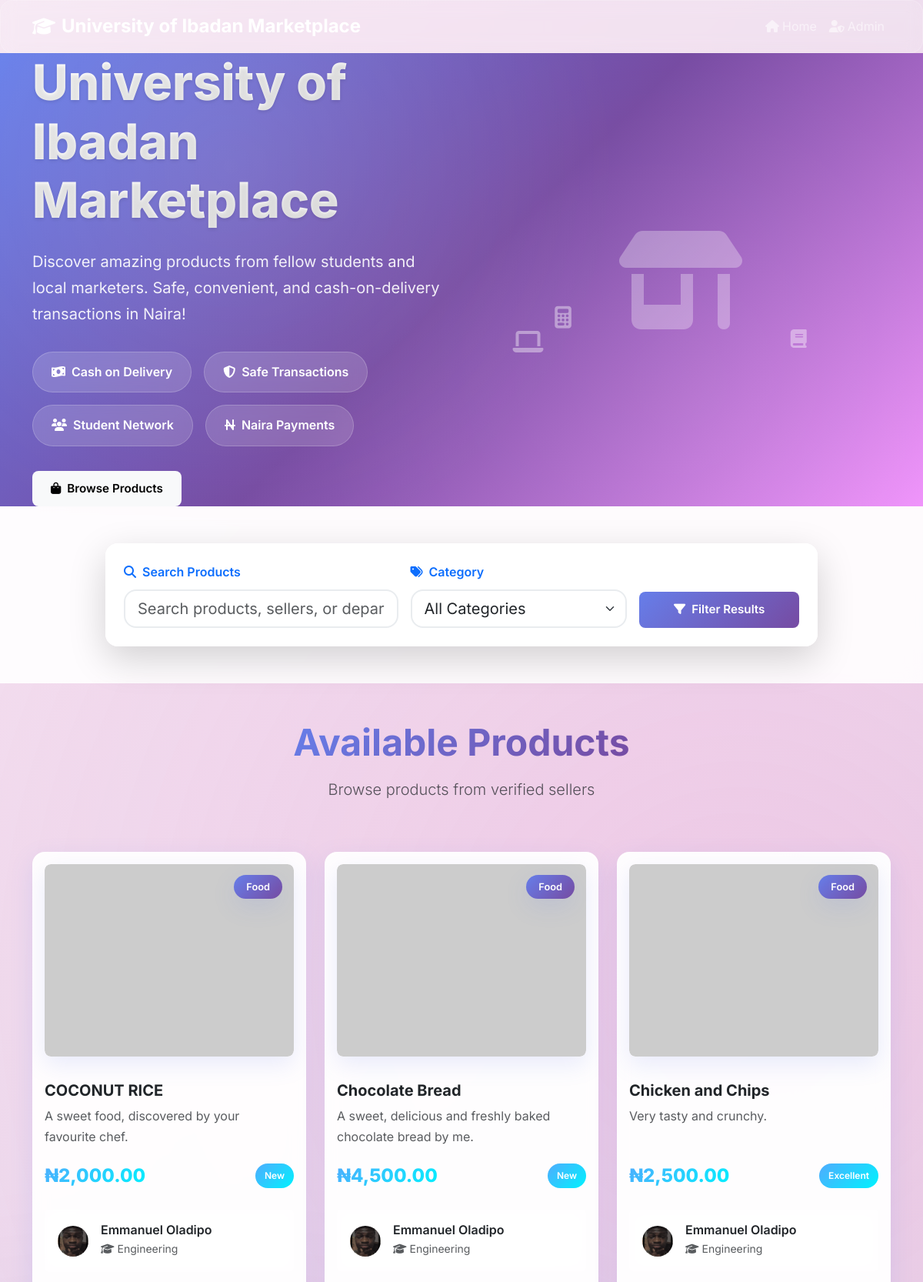
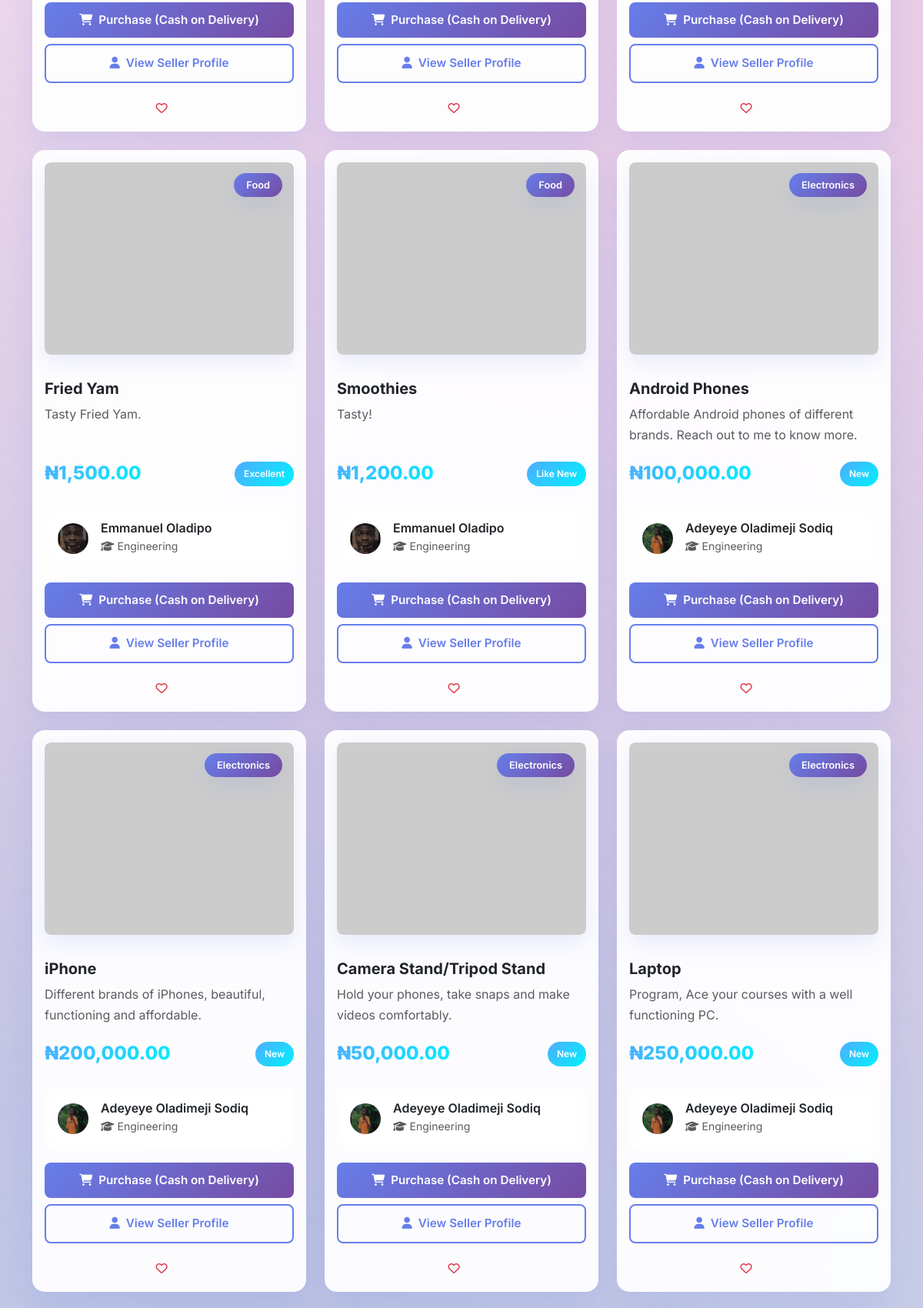
The page / (upper part) on the database its author committed (2 pictures, top to bottom).
### models.py (models this page shows, shortened)
class University(db.Model):
    __tablename__ = 'university'
    id = Column(Integer, primary_key=True)
    name = Column(String(200), nullable=False)
    logo_url = Column(String(500))
    primary_color = Column(String(7), default='#007bff')
    secondary_color = Column(String(7), default='#28a745')
    accent_color = Column(String(7), default='#ffc107')
    updated_at = Column(DateTime, default=datetime.utcnow)

class Product(db.Model):
    __tablename__ = 'products'
    id = Column(Integer, primary_key=True)
    seller_id = Column(Integer, ForeignKey('sellers.id'), nullable=False)
    name = Column(String(200), nullable=False)
    description = Column(Text, nullable=False)
    price = Column(Float, nullable=False)
    category = Column(String(50), nullable=False)
    condition = Column(String(50), default='Good')
    image_url = Column(String(500))
    is_available = Column(Boolean, default=True)
    created_at = Column(DateTime, default=datetime.utcnow)
    seller = relationship("Seller", back_populates="products")

class Seller(db.Model):
    __tablename__ = 'sellers'
    id = Column(Integer, primary_key=True)
    name = Column(String(100), nullable=False)
    department = Column(String(100), nullable=False)
    email = Column(String(120), unique=True, nullable=False)
    phone = Column(String(20), nullable=False)
    profile_image_url = Column(String(500))
    bio = Column(Text)
    rating = Column(Float, default=0.0)
    is_active = Column(Boolean, default=True)
    created_at = Column(DateTime, default=datetime.utcnow)
    products = relationship("Product", back_populates="seller", cascade="all, delete-orphan")

### routes.py (the view, shortened to what this page needs)
@app.route('/')
def index():
    search_query = request.args.get('search', '')
    category_filter = request.args.get('category', '')
    university = University.query.first()
    query = db.session.query(Product).join(Seller).filter(Seller.is_active == True, Product.is_available == True)
    if category_filter:
        query = query.filter(Product.category == category_filter)
    products = query.all()
    categories = db.session.query(Product.category).distinct().order_by(Product.category).all()
    categories = [cat[0] for cat in categories]
    return render_template('index.html', products=products, categories=categories, search_query=search_query, category_filter=category_filter, university=university)

### main.py (called while the page is built)
@app.before_request
def before_first_request():
    if not hasattr(app, '_database_initialized'):
        with app.app_context():
            init_database()  # This will create your admin user and university settings
        app._database_initialized = True

### routes.py (called while the page is built)
@app.template_filter('currency')
def currency_filter(value):
    return f"\u20a6{value:,.2f}"

@app.context_processor
def inject_globals():
    university = University.query.first()
    return {
        'admin_logged_in': session.get('admin_logged_in', False),
        'university': university
    }

### templates/index.html (shortened to what this page needs)
{% extends "base.html" %}
{% block content %}
<section class="hero-section text-white">
    <div class="container">
        <div class="row align-items-center min-vh-70">
            <div class="col-lg-6 hero-content">
                <h1 class="hero-title">{{ university.name if university else 'University Marketplace' }}</h1>
                <p class="hero-subtitle">Discover amazing products from fellow students and local marketers. Safe, convenient, and cash-on-delivery transactions in Naira!</p>
                <div class="hero-badges">
                    <span class="hero-badge">
                        <i class="fas fa-money-bill-wave me-2"></i>Cash on Delivery
                    </span>
                    <span class="hero-badge">
                        <i class="fas fa-shield-alt me-2"></i>Safe Transactions
                    </span>
                    <span class="hero-badge">
                        <i class="fas fa-users me-2"></i>Student Network
                    </span>
                    <span class="hero-badge">
                        <i class="fas fa-naira-sign me-2"></i>Naira Payments
                    </span>
                </div>
                <div class="d-flex gap-3 mt-4">
                    <a href="#products" class="btn btn-light btn-lg px-4">
                        <i class="fas fa-shopping-bag me-2"></i>Browse Products
                    </a>
                </div>
            </div>
            <div class="col-lg-6">
                <div class="text-center">
                    <div class="hero-graphic">
                        <i class="fas fa-store-alt" style="font-size: 8rem; color: rgba(255,255,255,0.3);"></i>
                        <div class="floating-icons">
                            <i class="fas fa-laptop" style="position: absolute; top: 20%; left: 10%; font-size: 2rem; color: rgba(255,255,255,0.4); animation: float 3s ease-in-out infinite;"></i>
                            <i class="fas fa-book" style="position: absolute; top: 40%; right: 20%; font-size: 1.5rem; color: rgba(255,255,255,0.4); animation: float 4s ease-in-out infinite reverse;"></i>
                            <i class="fas fa-calculator" style="position: absolute; bottom: 30%; left: 20%; font-size: 1.8rem; color: rgba(255,255,255,0.4); animation: float 3.5s ease-in-out infinite;"></i>
                        </div>
                    </div>
                </div>
            </div>
        </div>
    </div>
</section>
<section class="py-5" style="background: rgba(255, 255, 255, 0.9); backdrop-filter: blur(10px);">
    <div class="container">
        <div class="row justify-content-center">
            <div class="col-lg-10">
                <form method="GET" class="card border-0 shadow-lg p-4">
                    <div class="row g-3 align-items-end">
                        <div class="col-md-5">
                            <label class="form-label fw-semibold text-primary">
                                <i class="fas fa-search me-2"></i>Search Products
                            </label>
                            <input type="text" class="form-control form-control-lg" name="search"
                                   placeholder="Search products, sellers, or departments..."
                                   value="{{ search_query }}">
                        </div>
                        <div class="col-md-4">
                            <label class="form-label fw-semibold text-primary">
                                <i class="fas fa-tags me-2"></i>Category
                            </label>
                            <select class="form-select form-select-lg" name="category">
                                <option value="">All Categories</option>
                            </select>
                        </div>
                        <div class="col-md-3">
                            <button type="submit" class="btn btn-primary btn-lg w-100">
                                <i class="fas fa-filter me-2"></i>Filter Results
                            </button>
                        </div>
                    </div>
                </form>
            </div>
        </div>
    </div>
</section>
<section class="py-5" id="products">
    <div class="container">
        <div class="row mb-5">
            <div class="col-12 text-center">
                <h2 class="display-5 fw-bold mb-3">
                    <span class="text-gradient">Available Products</span>
                </h2>
                <p class="lead text-muted">
                    {% if search_query or category_filter %}
                        Showing {{ products|length }} results
                        {% if search_query %}for "<strong>{{ search_query }}</strong>"{% endif %}
                        {% if category_filter %}in <strong>{{ category_filter }}</strong>{% endif %}
                    {% else %}
                        Browse products from verified sellers
                    {% endif %}
                </p>
            </div>
        </div>
        {% if products %}
            <div class="row g-4">
                {% for product in products %}
                    <div class="col-lg-4 col-md-6">
                        <div class="card product-card h-100">
                            <div class="product-image-container">
                                <img src="{{ product.image_url or ('https://via.placeholder.com/300x200/6c757d/ffffff?text=' + product.name.replace(' ', '+')) }}"
                                     class="product-image" alt="{{ product.name }}">
                                <div class="product-badge">
                                    <span class="category-badge">{{ product.category }}</span>
                                </div>
                            </div>
                            <div class="card-body d-flex flex-column position-relative">
                                <h5 class="card-title fw-bold mb-2">{{ product.name }}</h5>
                                <p class="card-text text-muted flex-grow-1 mb-3">
                                    {{ product.description[:120] }}{% if product.description|length > 120 %}...{% endif %}
                                </p>
                                <div class="product-details mb-3">
                                    <div class="d-flex justify-content-between align-items-center mb-2">
                                        <span class="price-tag">{{ product.price|currency }}</span>
                                        <span class="condition-badge">{{ product.condition }}</span>
                                    </div>
                                </div>
                                <div class="seller-info glass-effect p-3 rounded mb-3">
                                    <div class="d-flex align-items-center">
                                        <img src="{{ product.seller.profile_image_url or ('https://via.placeholder.com/40x40/007bff/ffffff?text=' + product.seller.name[0].upper()) }}"
                                             class="rounded-circle me-3"
                                             width="40" height="40" alt="{{ product.seller.name }}">
                                        <div class="flex-grow-1">
                                            <h6 class="mb-0 fw-semibold">{{ product.seller.name }}</h6>
                                            <small class="text-muted">
                                                <i class="fas fa-graduation-cap me-1"></i>{{ product.seller.department }}
                                            </small>
                                        </div>
                                    </div>
                                </div>
                                <div class="d-grid gap-2">
                                    <a href="{{ url_for('contact_seller', seller_id=product.seller.id, product_id=product.id) }}"
                                       class="btn btn-primary">
                                        <i class="fas fa-shopping-cart me-2"></i>Purchase (Cash on Delivery)
                                    </a>
                                    <a href="{{ url_for('seller_profile', seller_id=product.seller.id) }}"
                                       class="btn btn-outline-primary btn-sm">
                                        <i class="fas fa-user me-2"></i>View Seller Profile
                                    </a>
                                </div>
                            </div>
                        </div>
                    </div>
                {% endfor %}
            </div>
        {% endif %}
    </div>
</section>
{% endblock %}

### templates/base.html (shortened to what this page needs)
<!DOCTYPE html>
<html lang="en">
<head>
    <link href="https://cdn.jsdelivr.net/npm/bootstrap@5.3.0/dist/css/bootstrap.min.css" rel="stylesheet">
    <link href="https://cdnjs.cloudflare.com/ajax/libs/font-awesome/6.4.0/css/all.min.css" rel="stylesheet">
    <link href="{{ url_for('static', filename='css/style.css') }}" rel="stylesheet">
</head>
<body class="bg-animated">
    <nav class="navbar navbar-expand-lg navbar-dark sticky-top glass-effect">
        <div class="container">
            <a class="navbar-brand fw-bold" href="{{ url_for('index') }}">
                <i class="fas fa-graduation-cap me-2" {% if university and university.logo_url %}style="display:none;"{% endif %}></i>
                {{ university.name if university else 'University Marketplace' }}
            </a>
            <div class="collapse navbar-collapse" id="navbarNav">
                <ul class="navbar-nav ms-auto">
                    <li class="nav-item">
                        <a class="nav-link" href="{{ url_for('index') }}">
                            <i class="fas fa-home me-1"></i>Home
                        </a>
                    </li>
                    {% if admin_logged_in %}
                    <li class="nav-item">
                        <a class="nav-link" href="{{ url_for('admin') }}">
                            <i class="fas fa-cog me-1"></i>Admin Panel
                        </a>
                    </li>
                    <li class="nav-item">
                        <a class="nav-link" href="{{ url_for('admin_logout') }}">
                            <i class="fas fa-sign-out-alt me-1"></i>Logout
                        </a>
                    </li>
                    {% else %}
                    <li class="nav-item">
                        <a class="nav-link" href="{{ url_for('admin_login') }}">
                            <i class="fas fa-user-shield me-1"></i>Admin
                        </a>
                    </li>
                    {% endif %}
                </ul>
            </div>
        </div>
    </nav>
    <main>
        {% block content %}{% endblock %}
    </main>
</body>
</html>

### templates/index.html (style rules this page uses)
.floating-icons { position: relative; }
.text-gradient { background: var(--gradient-primary); -webkit-background-clip: text; -webkit-text-fill-color: transparent; background-clip: text; }
.min-vh-70 { min-height: 70vh; }

### rows shown on the page
University: name "University of Ibadan Marketplace"
Product: category "Food", name "COCONUT RICE", description "A sweet food, discovered by your favourite chef.", price "₦2,000.00", condition "New", seller (picture), seller.name "Emmanuel Oladipo", seller.department "Engineering"
Product: category "Food", name "Chocolate Bread", description "A sweet, delicious and freshly baked chocolate bread by me.", price "₦4,500.00", condition "New", seller (picture), seller.name "Emmanuel Oladipo", seller.department "Engineering"
Product: category "Food", name "Chicken and Chips", description "Very tasty and crunchy.", price "₦2,500.00", condition "Excellent", seller (picture), seller.name "Emmanuel Oladipo", seller.department "Engineering"
Product: category "Food", name "Fried Yam", description "Tasty Fried Yam.", price "₦1,500.00", condition "Excellent", seller (picture), seller.name "Emmanuel Oladipo", seller.department "Engineering"
Product: category "Food", name "Smoothies", description "Tasty!", price "₦1,200.00", condition "Like New", seller (picture), seller.name "Emmanuel Oladipo", seller.department "Engineering"
Product: category "Electronics", name "Android Phones", description "Affordable Android phones of different brands. Reach out to me to know more.", price "₦100,000.00", condition "New", seller (picture), seller.name "Adeyeye Oladimeji Sodiq", seller.department "Engineering"
Product: category "Electronics", name "iPhone", description "Different brands of iPhones, beautiful, functioning and affordable.", price "₦200,000.00", condition "New", seller (picture), seller.name "Adeyeye Oladimeji Sodiq", seller.department "Engineering"
Product: category "Electronics", name "Camera Stand/Tripod Stand", description "Hold your phones, take snaps and make videos comfortably.", price "₦50,000.00", condition "New", seller (picture), seller.name "Adeyeye Oladimeji Sodiq", seller.department "Engineering"
Product: category "Electronics", name "Laptop", description "Program, Ace your courses with a well functioning PC.", price "₦250,000.00", condition "New", seller (picture), seller.name "Adeyeye Oladimeji Sodiq", seller.department "Engineering"
